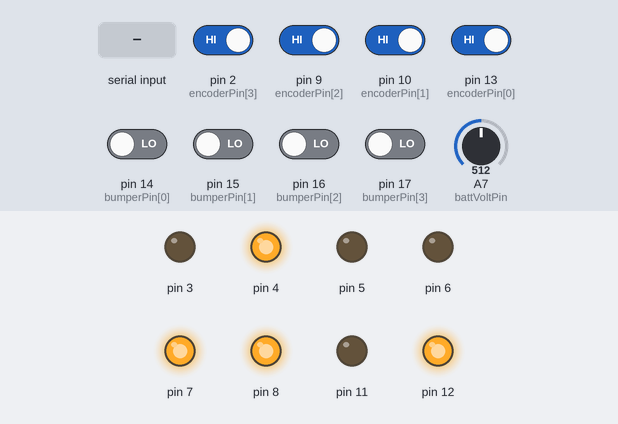
The sketch below on a simulated Arduino Nano, built with avr-gcc and run on an emulated ATmega328P. Shown: output pins drawn as LEDs (lit = HIGH). The test bench sets the inputs (shaded band); at power-on: pin 2 (encoderPin[3]), pin 9 (encoderPin[2]), pin 10 (encoderPin[1]), pin 13 (encoderPin[0]) HIGH, pin 14 (bumperPin[0]), pin 15 (bumperPin[1]), pin 16 (bumperPin[2]), pin 17 (bumperPin[3]) LOW, A7 (battVoltPin) = 512. What the sketch prints to the serial monitor is not drawn.

Above: at 1.2 s.
1.3 s: byte 70 ('F') received over Serial
At 1.8 s:
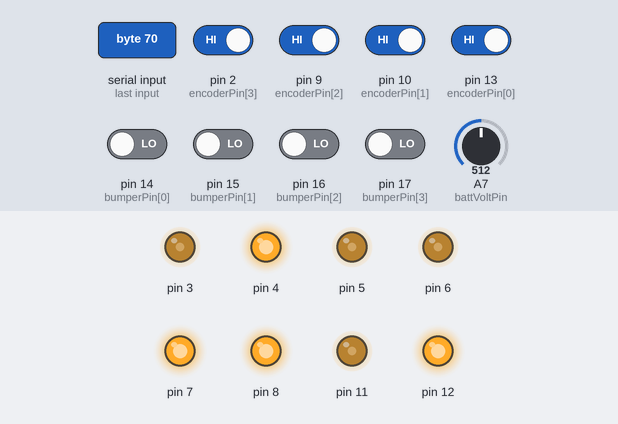
3.0 s: byte 66 ('B') received over Serial
At 4.3 s:
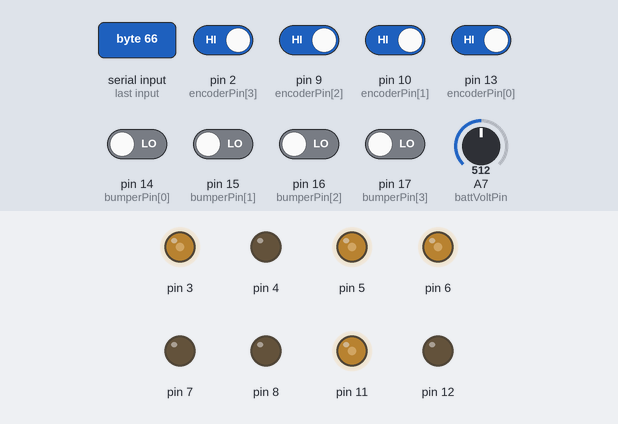
4.6 s: byte 76 ('L') received over Serial
At 5.9 s:
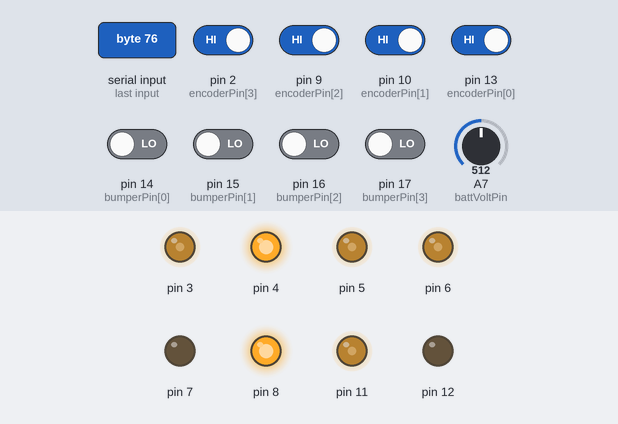
6.2 s: byte 82 ('R') received over Serial
At 7.6 s:
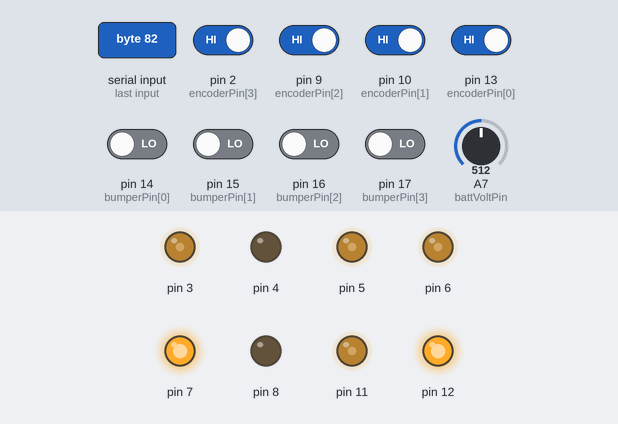
Timing chart, 0 to 8.8 s (numbered marks = the images above; inputs shaded):
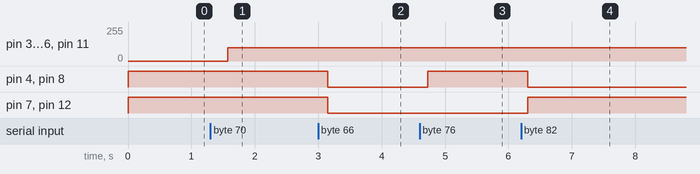

The sketch:

motor_enc_bump_volt.ino
```cpp
#include <TimerOne.h>
int i=0; // счётчик в лупе
int j=0; //счётчик в прерывании
int encoderPin[] = {13, 10, 9, 2};
int encoderCount[] = {0, 0, 0, 0};
int encoderState[] = {0, 0, 0, 0};
int encoderOldState[] = {0, 0, 0, 0};
int dirTag[] = {1, 1, 1, 1};//признак направления

int bumperPin[] = {14, 15, 16, 17};
int bumperState[] = {0, 0, 0, 0};
int batteryVoltage = 0; //в mV
int battVoltPin = A7;


struct MOTOR    // массив структур для хранения номеров pin-ов, к которым подключены моторчики
{
  int in;     // INVERTOR INPUT (dir)
  int enable; // ENABLE (pwm)
};


MOTOR MOTOR1 = { 12, 11 };
MOTOR MOTOR2 = { 8, 6 };
MOTOR MOTOR3 = { 7, 5 };
MOTOR MOTOR4 = { 4, 3 };

int FORWARD = HIGH;
int BACKWARD = LOW;

char val;
int spd = 100;

void motor1(int dir, int pwm) // первый
{
  digitalWrite(MOTOR1.in, dir);
  dirTag[0]=dir;
  analogWrite(MOTOR1.enable, pwm);
}

void motor2(int dir, int pwm) // второй
{
  digitalWrite(MOTOR2.in, dir);
  dirTag[1]=dir;
  analogWrite(MOTOR2.enable, pwm);
}

void motor3(int dir, int pwm) // третий
{
  digitalWrite(MOTOR3.in, dir);
  dirTag[2]=dir;
  analogWrite(MOTOR3.enable, pwm);
}

void motor4(int dir, int pwm) // четвёртый
{
  digitalWrite(MOTOR4.in, dir);
  dirTag[3]=dir;
  analogWrite(MOTOR4.enable, pwm);
}


void readEncoder()
{
  for (j=0; j<4 ; j++)
  {
   encoderState[j] = digitalRead (encoderPin[j]);
    if (!encoderOldState[j])
     {
      if (encoderState[j])
      {
         if (dirTag[j]== HIGH) encoderCount[j]++;
         if (dirTag[j]== LOW ) encoderCount[j]--;
      }
     }
   encoderOldState[j] =  encoderState[j] ;
 }
}

void setup() {

 Serial.begin(9600);
 pinMode(MOTOR1.in, OUTPUT); // настраиваем выводы
 pinMode(MOTOR2.in, OUTPUT);
 pinMode(MOTOR3.in, OUTPUT);
 pinMode(MOTOR4.in, OUTPUT);

  motor1(FORWARD, 0);
  motor2(FORWARD, 0);
  motor3(FORWARD, 0);
  motor4(FORWARD, 0);

  for (i=0; i<4; i++)
  {
  pinMode(bumperPin[i], INPUT);
  }

 for (i=0; i<4; i++)
  {
  pinMode(encoderPin[i], INPUT);
  encoderOldState[i] = digitalRead (encoderPin[i]);
  }
  Timer1.initialize(300);
  Timer1.attachInterrupt( readEncoder );
}

void loop() {

  // !тут требуется подогнать при нормальном питании!
  batteryVoltage = (float)analogRead(battVoltPin)*4.883*6.000; // 4,883mV/деление * делитель на плате 1/6

  for (i=0; i<4 ; i++)
  {
   bumperState[i] = digitalRead ( bumperPin[i]);
  }


  for (i=0; i<4 ; i++)
  {
   Serial.print ("enc");
   Serial.print (i+1);
   Serial.print (" ");
   Serial.println (encoderCount[i]);
  }
   Serial.println ();

  for (i=0; i<4 ; i++)
  {
   Serial.print ("bump");
   Serial.print (i+1);
   Serial.print (" ");
   Serial.println (bumperState[i]);
  }
  Serial.println ();

   Serial.print ("Voltage ");
   Serial.println (batteryVoltage);

   Serial.println ();

 delay(500);

  if (Serial.available())
    {
    val = Serial.read();
    }


//************ Bluetooth RC Controller ******************

   if (val == '0'){
     spd = 20;
     } else if (val == '1') {
     spd = 40;
     } else if (val == '2') {
     spd = 60;
     } else if (val == '3') {
     spd = 80;
     } else if (val == '4') {
     spd = 100;
     } else if (val == '5') {
     spd = 120;
     } else if (val == '6') {
     spd = 140;
     } else if (val == '7') {
     spd = 180;
     } else if (val == '8') {
     spd = 200;
     } else if (val == '9') {
     spd = 220;
     } else if (val == 'q') {
     spd = 250;
     }

   if (val == 'F') // Forward
    {
       motor1(FORWARD, spd);
       motor2(FORWARD, spd);
       motor3(FORWARD, spd);
       motor4(FORWARD, spd);
    }
    if (val == 'S') // Stop
    {
       motor1(FORWARD, 0);
       motor2(FORWARD, 0);
       motor3(FORWARD, 0);
       motor4(FORWARD, 0);
    }
    if (val == 'B') // Backward
    {
       motor1(BACKWARD, spd);
       motor2(BACKWARD, spd);
       motor3(BACKWARD, spd);
       motor4(BACKWARD, spd);
    }
    if (val == 'L') // Right
    {
       motor2(FORWARD, spd);
       motor4(FORWARD, spd);
       motor1(BACKWARD, spd);
       motor3(BACKWARD, spd);

    }
    if (val == 'R') // Left
    {
       motor1(FORWARD, spd);
       motor3(FORWARD, spd);
       motor2(BACKWARD, spd);
       motor4(BACKWARD, spd);
    }
    if (val == 'I') // F-R
    {
       motor1(FORWARD, spd);
       motor3(FORWARD, spd);
       motor2(FORWARD, spd-100);
       motor4(FORWARD, spd-100);
    }
    if (val == 'G') // F-L
    {
       motor2(FORWARD, spd);
       motor4(FORWARD, spd);
       motor1(FORWARD, spd-100);
       motor3(FORWARD, spd-100);
    }
     if (val == 'J') // B-R
    {
       motor1(BACKWARD, spd);
       motor3(BACKWARD, spd);
       motor2(BACKWARD, spd-100);
       motor4(BACKWARD, spd-100);
    }
    if (val == 'H') // B-L
    {
       motor2(BACKWARD, spd);
       motor4(BACKWARD, spd);
       motor1(BACKWARD, spd-100);
       motor3(BACKWARD, spd-100);
    }
//***************************************************
}
```

Measured:
- after the input at 1.3 s, pin 3, pin 5, pin 6, pin 11: 0/255 → 100/255 after 0.28 s
- after the input at 3.0 s, pin 4, pin 7, pin 8, pin 12: HIGH → LOW after 0.15 s
- after the input at 4.6 s, pin 4, pin 8: LOW → HIGH after 0.13 s
- after the input at 6.2 s, pin 4, pin 8: HIGH → LOW after 0.10 s; pin 7, pin 12: LOW → HIGH after 0.10 s
